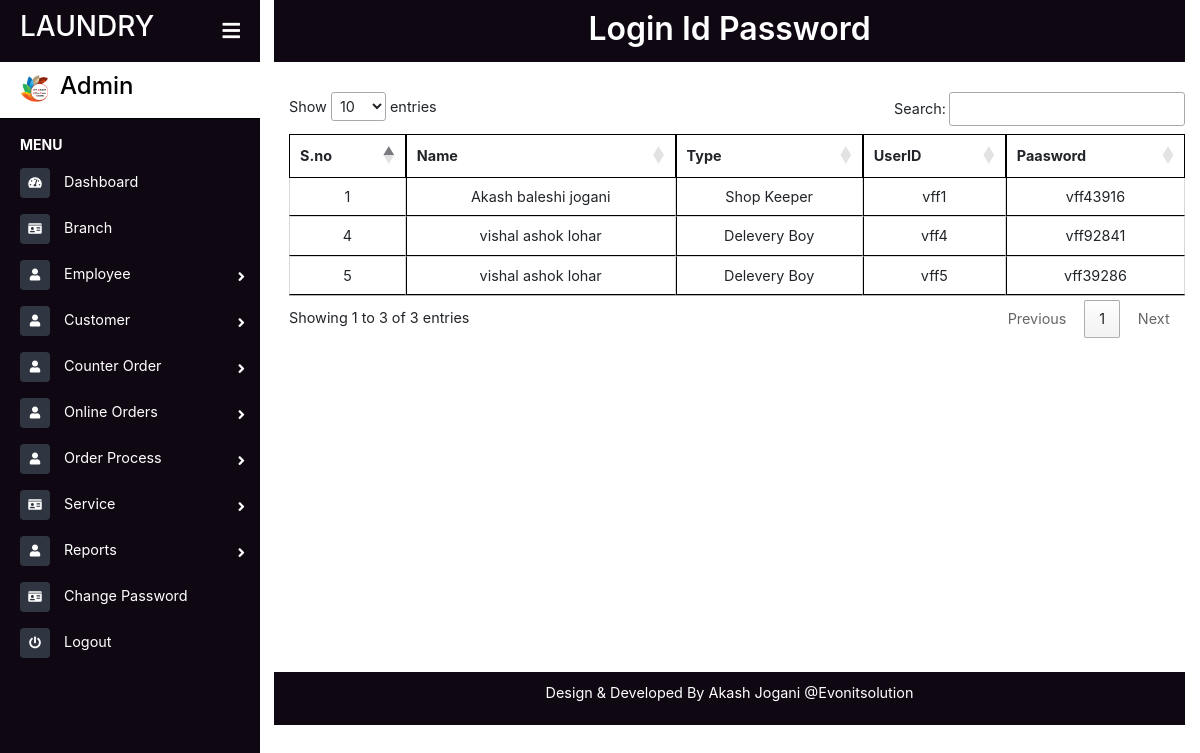
Screenshot of /login_reports.php with the database file from the repository.
### tables this page shows
CREATE TABLE `staff` (
  `id` bigint(10) NOT NULL,
  `fname` varchar(20) NOT NULL,
  `mname` varchar(20) NOT NULL,
  `lname` varchar(20) NOT NULL,
  `gen` varchar(10) NOT NULL,
  `adds` varchar(50) NOT NULL,
  `city` varchar(20) NOT NULL,
  `state` varchar(20) NOT NULL,
  `pin` varchar(10) NOT NULL,
  `mobile` varchar(12) NOT NULL,
  `email` varchar(30) NOT NULL,
  `bid` int(10) NOT NULL,
  `des` varchar(20) NOT NULL,
  `upl` varchar(60) NOT NULL,
  `upl1` varchar(60) NOT NULL,
  `upl2` varchar(60) NOT NULL,
  `full` varchar(100) NOT NULL,
  `date` date NOT NULL,
  `status` varchar(20) NOT NULL
);

### login_reports.php (the view, shortened to what this page needs)
<?php include("sidebar.php");
?>
<div class="page-content container-fluid">
    <div class="footer">
        <div class="d-flex justify-content-center">
            <h2 class="" style=" font-weight: 600">Login Id Password</h2>
        </div>
        <hr style="margin: 0px;">
    </div>
</div>
<main class="page-content">
    <div class="container">
            <div class="table-responsive" style="overflow-y:scroll; height: 580px; width:80% margin-left: 100px;">
            <table id="example" class="cell-border" style="width:100%">
                <thead>
                    <tr>
                        <th class="ss">S.no</th>
                        <th>Name</th>
                        <th>Type</th>
                        <th>UserID</th>
                        <th>Paasword</th>
                    </tr>
                </thead>
                <tbody>
                    <?php
                        $qry="select * from login";
                        $exc=mysqli_query($conn,$qry);
                        while($row=mysqli_fetch_array($exc))
                        {
                            $id=$row['id'];
                            $qr="SELECT `full` FROM `staff` WHERE `id`='$id'";
                            $ex=mysqli_query($conn,$qr);
                            while($ro=mysqli_fetch_array($ex))
                            {
                                $full=$ro['full'];
                                ?>
                                <tr class="text-center">
                                    <td><?php echo $id; ?></td>
                                    <td><?php echo $full; ?></td>
                                    <td><?php echo $row['user'] ?></td>
                                    <td><?php echo $row['username'] ?></td>
                                    <td><?php echo $row['password'] ?></td>
                                </tr>
                                <?php
                            }
                        }
                    ?>
                </tbody>
                </table>
            </div>
    </div>
</main>
<?php include("footer.php"); ?>

### assets/css/style1.css (style rules this page uses)
* { margin: 0px; padding: 0px; }
body { font-size: 0.9rem; background-color: #ffffff; }
@media screen and (min-width: 768px) { .page-wrapper.toggled .page-content { padding-left: 274px; } }
.footer { text-align: center; background: #0f0813; color: #fff; padding: 10px 0px 5px 0px; }

### assets/css/foms.css (style rules this page uses)
table.dataTable.cell-border thead th { border: 1px solid black; }
table.dataTable.cell-border tbody td { border: 1px solid black; }
table.dataTable.cell-border tbody tr td:first-child { border-left: 1px solid black; }
table.dataTable.no-footer { border-bottom: 1px solid white; }
.container { margin-top:30px; }

### rows the page displays
staff: full "Akash baleshi jogani"
staff: full "vishal ashok lohar"
staff: full "vishal ashok lohar"

### other values shown
$id "1"
$row['user'] "Shop Keeper"
$row['username'] "vff1"
$row['password'] "vff43916"
$id "4"
$row['user'] "Delevery Boy"
$row['username'] "vff4"
$row['password'] "vff92841"
$id "5"
$row['username'] "vff5"
$row['password'] "vff39286"
